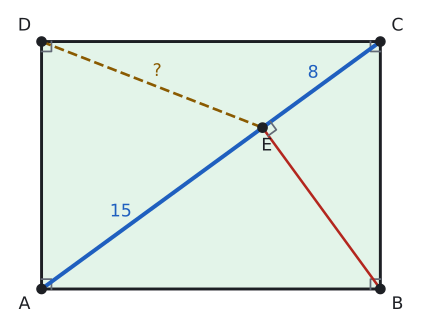

This chart was generated by the following Python code:
import sys; sys.path.insert(0, "tools")
from cizim import *

P = lambda x, y: np.array([float(x), float(y)])
uz = lambda U, V: round(float(np.linalg.norm(U - V)), 4)
def acisi(K, U, V):
    u, v = U - K, V - K
    return round(float(np.degrees(np.arccos(np.dot(u, v) / np.linalg.norm(u) / np.linalg.norm(v)))), 3)
def birim(U, V):
    t = (V - U) / np.linalg.norm(V - U); return t, np.array([-t[1], t[0]])
def ayak(Q, U, V):
    t, _ = birim(U, V); return U + np.dot(Q - U, t) * t
def yansit(Q, U, V):
    return 2 * ayak(Q, U, V) - Q
def kesisim(U1, V1, U2, V2):
    M = np.array([V1 - U1, U2 - V2]).T; s = np.linalg.solve(M, U2 - U1); return U1 + s[0] * (V1 - U1)
def cetik(U, V, n=1, renk=SOLUK, f=0.5):
    M = U + f * (V - U); t, m = birim(U, V)
    for i in range(n):
        c = M + (i - (n - 1) / 2) * 0.2 * S * t
        ax.plot(*zip(c - 0.22 * S * m, c + 0.22 * S * m), color=renk, lw=1.5)
def olcu(U, V, metin, d=0.5, renk=YAZI, fs=13, f=0.5):
    """[UV] üzerinde f oranındaki noktaya, U->V yönünün soluna d*S uzağa yazı (d < 0: sağına)."""
    M = U + f * (V - U); _, m = birim(U, V)
    ax.text(*(M + d * S * m), metin, ha="center", va="center", color=renk, fontsize=fs)
def dik_isareti(K, U, V, r=0.4):
    a_ = (U - K) / np.linalg.norm(U - K) * r * S; b_ = (V - K) / np.linalg.norm(V - K) * r * S
    ax.plot(*zip(K + a_, K + a_ + b_, K + b_), color=SOLUK, lw=1.3)
def harf(Q, metin, dx, dy, renk=YAZI, fs=13):
    ax.text(Q[0] + dx * S, Q[1] + dy * S, metin, ha="center", va="center", color=renk, fontsize=fs)
def cizgi(U, V, renk=YAZI, lw=2.2, ls="-"):
    ax.plot(*zip(U, V), color=renk, lw=lw, ls=ls)
def boya(noktalar, renk):
    ax.add_patch(patches.Polygon(noktalar, closed=True, facecolor=renk, edgecolor="none"))
def yay(K, U, V, r=0.8, renk=MAVI, n=1):
    for i in range(n): aci(ax, K, U, V, r=(r + 0.18 * i) * S, renk=renk)
def yay_yazi(K, U, V, metin, d=1.4, renk=MAVI, fs=12):
    """K köşesindeki U-K-V açısının ortasından d*S uzağa yazı."""
    u = (U - K) / np.linalg.norm(U - K); v = (V - K) / np.linalg.norm(V - K); o = (u + v) / np.linalg.norm(u + v)
    ax.text(*(K + d * S * o), metin, ha="center", va="center", color=renk, fontsize=fs)
def basla(xmin, xmax, ymin, ymax, en=5.5):
    global fig, ax
    fig, ax = sekil(en, en * (ymax - ymin) / (xmax - xmin))
    ax.set_aspect("equal"); ax.axis("off"); ax.set_xlim(xmin, xmax); ax.set_ylim(ymin, ymax)
def dortgen(A, B, C, D, dolgu=None):
    if dolgu: boya([A, B, C, D], dolgu)
    ax.plot(*zip(A, B, C, D, A), color=YAZI)
    for Q in (A, B, C, D): nokta(ax, *Q, "")
def koseler(A, B, C, D, d=0.55):
    O = (A + B + C + D) / 4
    for Q, ad in ((A, "A"), (B, "B"), (C, "C"), (D, "D")):
        y = (Q - O) / np.linalg.norm(Q - O); harf(Q, ad, d * np.sign(y[0]) * 1.1, d * np.sign(y[1]))
def dikdortgen(a, b):
    """A orijinde, [AB] yatay: A, B, C, D."""
    return P(0, 0), P(a, 0), P(a, b), P(0, b)
def dik_koseler(A, B, C, D, r=0.4):
    dik_isareti(A, B, D, r); dik_isareti(B, C, A, r); dik_isareti(C, D, B, r); dik_isareti(D, A, C, r)
def cerceve(noktalar, kenar=1.2):
    xs = [q[0] for q in noktalar]; ys = [q[1] for q in noktalar]
    return min(xs) - kenar * S, max(xs) + kenar * S, min(ys) - kenar * S, max(ys) + kenar * S

# Alıştırma 10: [BE] ⊥ [AC], |AE| = 15, |EC| = 8 -> |DE| = 13 (yardımcı [DK] ⊥ [AC], |AK| = 8, |KE| = 7, |DK|² = 120).
AE, EC = 15, 8; AC = AE + EC
a, b = np.sqrt(AE * AC), np.sqrt(EC * AC)
A, B, C, D = dikdortgen(a, b); E = ayak(B, A, C); K = ayak(D, A, C)
S = a / 12
print("AE", uz(A, E), "EC", uz(E, C), "BE", uz(B, E), "DE", uz(D, E), "AK", uz(A, K), "KE", uz(K, E))
basla(*cerceve([A, B, C, D], 1.2), en=5.5)
boya([A, B, C, D], YESIL_ACIK)
dortgen(A, B, C, D); koseler(A, B, C, D); dik_koseler(A, B, C, D, 0.35)
cizgi(A, C, MAVI, 3.0); cizgi(B, E, KIRMIZI, 1.9); dik_isareti(E, B, C, 0.35)
cizgi(D, E, SARI, 2.0, "--")
nokta(ax, *E, ""); harf(E, "E", 0.15, -0.65)
olcu(A, E, "15", 0.55, MAVI, f=0.4); olcu(E, C, "8", 0.5, MAVI); olcu(D, E, "?", 0.5, SARI)
kaydet(fig, __file__)
